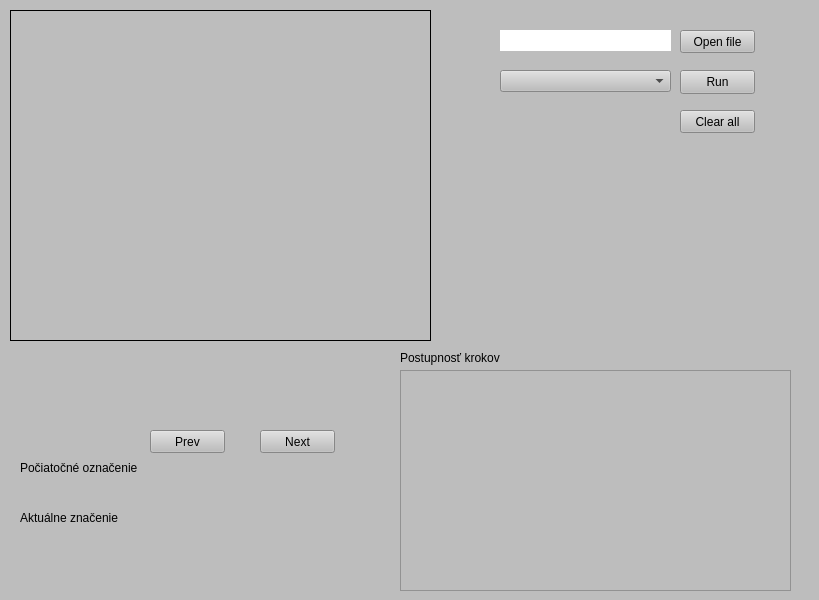
<?xml version="1.0" encoding="UTF-8"?>
<ui version="4.0">
 <class>MainWindow</class>
 <widget class="QMainWindow" name="MainWindow">
  <property name="geometry">
   <rect>
    <x>0</x>
    <y>0</y>
    <width>819</width>
    <height>600</height>
   </rect>
  </property>
  <property name="windowTitle">
   <string>MainWindow</string>
  </property>
  <widget class="QWidget" name="centralwidget">
   <property name="styleSheet">
    <string notr="true">background: #bdbdbd;</string>
   </property>
   <widget class="QPushButton" name="runButton">
    <property name="geometry">
     <rect>
      <x>680</x>
      <y>70</y>
      <width>75</width>
      <height>24</height>
     </rect>
    </property>
    <property name="text">
     <string>Run</string>
    </property>
   </widget>
   <widget class="QComboBox" name="comboBox">
    <property name="geometry">
     <rect>
      <x>500</x>
      <y>70</y>
      <width>171</width>
      <height>22</height>
     </rect>
    </property>
   </widget>
   <widget class="QPushButton" name="loadFile">
    <property name="geometry">
     <rect>
      <x>680</x>
      <y>30</y>
      <width>75</width>
      <height>23</height>
     </rect>
    </property>
    <property name="text">
     <string>Open file</string>
    </property>
   </widget>
   <widget class="QLabel" name="fileNameLabel">
    <property name="geometry">
     <rect>
      <x>500</x>
      <y>30</y>
      <width>171</width>
      <height>21</height>
     </rect>
    </property>
    <property name="styleSheet">
     <string notr="true">background: white;</string>
    </property>
    <property name="text">
     <string/>
    </property>
   </widget>
   <widget class="QPushButton" name="nextButton">
    <property name="geometry">
     <rect>
      <x>260</x>
      <y>430</y>
      <width>75</width>
      <height>23</height>
     </rect>
    </property>
    <property name="text">
     <string>Next</string>
    </property>
   </widget>
   <widget class="QLabel" name="initial_marking_label">
    <property name="geometry">
     <rect>
      <x>20</x>
      <y>460</y>
      <width>121</width>
      <height>16</height>
     </rect>
    </property>
    <property name="text">
     <string>Počiatočné označenie</string>
    </property>
   </widget>
   <widget class="QLabel" name="label_2">
    <property name="geometry">
     <rect>
      <x>400</x>
      <y>350</y>
      <width>111</width>
      <height>16</height>
     </rect>
    </property>
    <property name="text">
     <string>Postupnosť krokov</string>
    </property>
   </widget>
   <widget class="QPushButton" name="prevButton">
    <property name="geometry">
     <rect>
      <x>150</x>
      <y>430</y>
      <width>75</width>
      <height>23</height>
     </rect>
    </property>
    <property name="text">
     <string>Prev</string>
    </property>
   </widget>
   <widget class="QLabel" name="marking">
    <property name="geometry">
     <rect>
      <x>20</x>
      <y>480</y>
      <width>141</width>
      <height>16</height>
     </rect>
    </property>
    <property name="text">
     <string/>
    </property>
   </widget>
   <widget class="QLabel" name="photo">
    <property name="geometry">
     <rect>
      <x>10</x>
      <y>10</y>
      <width>421</width>
      <height>331</height>
     </rect>
    </property>
    <property name="frameShape">
     <enum>QFrame::Box</enum>
    </property>
    <property name="text">
     <string/>
    </property>
    <property name="scaledContents">
     <bool>false</bool>
    </property>
    <property name="alignment">
     <set>Qt::AlignLeading|Qt::AlignLeft|Qt::AlignTop</set>
    </property>
    <property name="wordWrap">
     <bool>true</bool>
    </property>
   </widget>
   <widget class="QLabel" name="label">
    <property name="geometry">
     <rect>
      <x>20</x>
      <y>510</y>
      <width>141</width>
      <height>16</height>
     </rect>
    </property>
    <property name="text">
     <string>Aktuálne značenie</string>
    </property>
   </widget>
   <widget class="QLabel" name="actual_marking">
    <property name="geometry">
     <rect>
      <x>20</x>
      <y>530</y>
      <width>131</width>
      <height>16</height>
     </rect>
    </property>
    <property name="text">
     <string/>
    </property>
   </widget>
   <widget class="QListWidget" name="steps">
    <property name="geometry">
     <rect>
      <x>400</x>
      <y>370</y>
      <width>391</width>
      <height>221</height>
     </rect>
    </property>
    <property name="horizontalScrollBarPolicy">
     <enum>Qt::ScrollBarAlwaysOff</enum>
    </property>
    <property name="sizeAdjustPolicy">
     <enum>QAbstractScrollArea::AdjustToContents</enum>
    </property>
    <property name="selectionMode">
     <enum>QAbstractItemView::NoSelection</enum>
    </property>
   </widget>
   <widget class="QPushButton" name="clearAll">
    <property name="geometry">
     <rect>
      <x>680</x>
      <y>110</y>
      <width>75</width>
      <height>23</height>
     </rect>
    </property>
    <property name="text">
     <string>Clear all</string>
    </property>
   </widget>
  </widget>
 </widget>
 <resources/>
 <connections/>
</ui>
